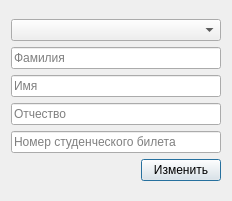
<?xml version="1.0" encoding="UTF-8"?>
<ui version="4.0">
 <class>EditStudentDialog</class>
 <widget class="QDialog" name="EditStudentDialog">
  <property name="geometry">
   <rect>
    <x>0</x>
    <y>0</y>
    <width>232</width>
    <height>201</height>
   </rect>
  </property>
  <property name="windowTitle">
   <string>Dialog</string>
  </property>
  <layout class="QGridLayout" name="gridLayout">
   <item row="0" column="0">
    <layout class="QVBoxLayout" name="verticalLayout_2">
     <item>
      <layout class="QVBoxLayout" name="verticalLayout">
       <item>
        <widget class="QComboBox" name="groupBox"/>
       </item>
       <item>
        <widget class="QLineEdit" name="lastNameLine">
         <property name="placeholderText">
          <string>Фамилия</string>
         </property>
        </widget>
       </item>
       <item>
        <widget class="QLineEdit" name="firstNameLine">
         <property name="placeholderText">
          <string>Имя</string>
         </property>
        </widget>
       </item>
       <item>
        <widget class="QLineEdit" name="patronymicLine">
         <property name="placeholderText">
          <string>Отчество</string>
         </property>
        </widget>
       </item>
       <item>
        <widget class="QLineEdit" name="studentIdCardLine">
         <property name="placeholderText">
          <string>Номер студенческого билета</string>
         </property>
        </widget>
       </item>
      </layout>
     </item>
     <item>
      <layout class="QHBoxLayout" name="horizontalLayout">
       <item>
        <spacer name="horizontalSpacer">
         <property name="orientation">
          <enum>Qt::Horizontal</enum>
         </property>
         <property name="sizeHint" stdset="0">
          <size>
           <width>68</width>
           <height>20</height>
          </size>
         </property>
        </spacer>
       </item>
       <item>
        <widget class="QPushButton" name="editStudentButton">
         <property name="text">
          <string>Изменить</string>
         </property>
        </widget>
       </item>
      </layout>
     </item>
    </layout>
   </item>
  </layout>
 </widget>
 <resources/>
 <connections/>
</ui>
